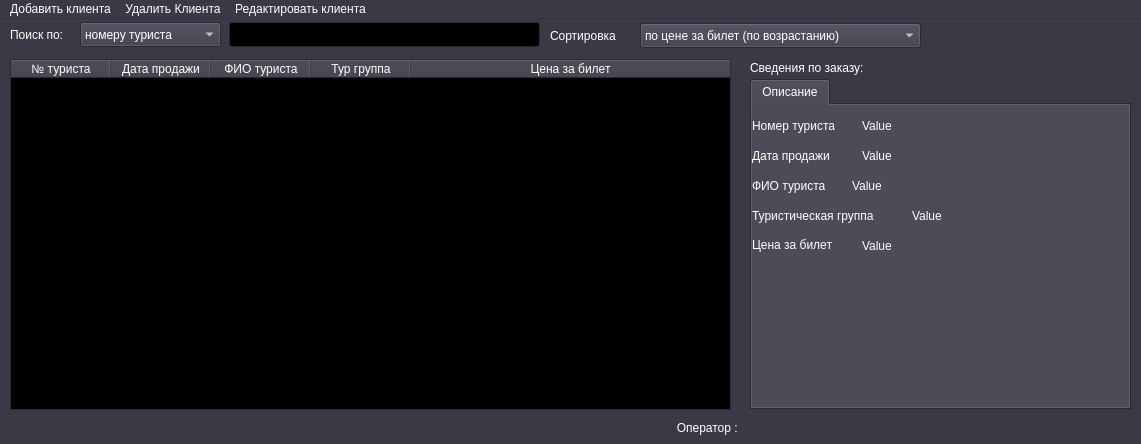
<?xml version="1.0" encoding="UTF-8"?>
<ui version="4.0">
 <class>ManagerForm</class>
 <widget class="QMainWindow" name="ManagerForm">
  <property name="geometry">
   <rect>
    <x>0</x>
    <y>0</y>
    <width>1141</width>
    <height>444</height>
   </rect>
  </property>
  <property name="palette">
   <palette>
    <active>
     <colorrole role="WindowText">
      <brush brushstyle="SolidPattern">
       <color alpha="255">
        <red>255</red>
        <green>255</green>
        <blue>255</blue>
       </color>
      </brush>
     </colorrole>
     <colorrole role="Button">
      <brush brushstyle="SolidPattern">
       <color alpha="255">
        <red>61</red>
        <green>56</green>
        <blue>70</blue>
       </color>
      </brush>
     </colorrole>
     <colorrole role="Light">
      <brush brushstyle="SolidPattern">
       <color alpha="255">
        <red>92</red>
        <green>84</green>
        <blue>105</blue>
       </color>
      </brush>
     </colorrole>
     <colorrole role="Midlight">
      <brush brushstyle="SolidPattern">
       <color alpha="255">
        <red>76</red>
        <green>70</green>
        <blue>87</blue>
       </color>
      </brush>
     </colorrole>
     <colorrole role="Dark">
      <brush brushstyle="SolidPattern">
       <color alpha="255">
        <red>31</red>
        <green>28</green>
        <blue>35</blue>
       </color>
      </brush>
     </colorrole>
     <colorrole role="Mid">
      <brush brushstyle="SolidPattern">
       <color alpha="255">
        <red>41</red>
        <green>37</green>
        <blue>47</blue>
       </color>
      </brush>
     </colorrole>
     <colorrole role="Text">
      <brush brushstyle="SolidPattern">
       <color alpha="255">
        <red>255</red>
        <green>255</green>
        <blue>255</blue>
       </color>
      </brush>
     </colorrole>
     <colorrole role="BrightText">
      <brush brushstyle="SolidPattern">
       <color alpha="255">
        <red>255</red>
        <green>255</green>
        <blue>255</blue>
       </color>
      </brush>
     </colorrole>
     <colorrole role="ButtonText">
      <brush brushstyle="SolidPattern">
       <color alpha="255">
        <red>255</red>
        <green>255</green>
        <blue>255</blue>
       </color>
      </brush>
     </colorrole>
     <colorrole role="Base">
      <brush brushstyle="SolidPattern">
       <color alpha="255">
        <red>0</red>
        <green>0</green>
        <blue>0</blue>
       </color>
      </brush>
     </colorrole>
     <colorrole role="Window">
      <brush brushstyle="SolidPattern">
       <color alpha="255">
        <red>61</red>
        <green>56</green>
        <blue>70</blue>
       </color>
      </brush>
     </colorrole>
     <colorrole role="Shadow">
      <brush brushstyle="SolidPattern">
       <color alpha="255">
        <red>0</red>
        <green>0</green>
        <blue>0</blue>
       </color>
      </brush>
     </colorrole>
     <colorrole role="AlternateBase">
      <brush brushstyle="SolidPattern">
       <color alpha="255">
        <red>30</red>
        <green>28</green>
        <blue>35</blue>
       </color>
      </brush>
     </colorrole>
     <colorrole role="ToolTipBase">
      <brush brushstyle="SolidPattern">
       <color alpha="255">
        <red>255</red>
        <green>255</green>
        <blue>220</blue>
       </color>
      </brush>
     </colorrole>
     <colorrole role="ToolTipText">
      <brush brushstyle="SolidPattern">
       <color alpha="255">
        <red>0</red>
        <green>0</green>
        <blue>0</blue>
       </color>
      </brush>
     </colorrole>
     <colorrole role="PlaceholderText">
      <brush brushstyle="SolidPattern">
       <color alpha="127">
        <red>255</red>
        <green>255</green>
        <blue>255</blue>
       </color>
      </brush>
     </colorrole>
    </active>
    <inactive>
     <colorrole role="WindowText">
      <brush brushstyle="SolidPattern">
       <color alpha="255">
        <red>255</red>
        <green>255</green>
        <blue>255</blue>
       </color>
      </brush>
     </colorrole>
     <colorrole role="Button">
      <brush brushstyle="SolidPattern">
       <color alpha="255">
        <red>61</red>
        <green>56</green>
        <blue>70</blue>
       </color>
      </brush>
     </colorrole>
     <colorrole role="Light">
      <brush brushstyle="SolidPattern">
       <color alpha="255">
        <red>92</red>
        <green>84</green>
        <blue>105</blue>
       </color>
      </brush>
     </colorrole>
     <colorrole role="Midlight">
      <brush brushstyle="SolidPattern">
       <color alpha="255">
        <red>76</red>
        <green>70</green>
        <blue>87</blue>
       </color>
      </brush>
     </colorrole>
     <colorrole role="Dark">
      <brush brushstyle="SolidPattern">
       <color alpha="255">
        <red>31</red>
        <green>28</green>
        <blue>35</blue>
       </color>
      </brush>
     </colorrole>
     <colorrole role="Mid">
      <brush brushstyle="SolidPattern">
       <color alpha="255">
        <red>41</red>
        <green>37</green>
        <blue>47</blue>
       </color>
      </brush>
     </colorrole>
     <colorrole role="Text">
      <brush brushstyle="SolidPattern">
       <color alpha="255">
        <red>255</red>
        <green>255</green>
        <blue>255</blue>
       </color>
      </brush>
     </colorrole>
     <colorrole role="BrightText">
      <brush brushstyle="SolidPattern">
       <color alpha="255">
        <red>255</red>
        <green>255</green>
        <blue>255</blue>
       </color>
      </brush>
     </colorrole>
     <colorrole role="ButtonText">
      <brush brushstyle="SolidPattern">
       <color alpha="255">
        <red>255</red>
        <green>255</green>
        <blue>255</blue>
       </color>
      </brush>
     </colorrole>
     <colorrole role="Base">
      <brush brushstyle="SolidPattern">
       <color alpha="255">
        <red>0</red>
        <green>0</green>
        <blue>0</blue>
       </color>
      </brush>
     </colorrole>
     <colorrole role="Window">
      <brush brushstyle="SolidPattern">
       <color alpha="255">
        <red>61</red>
        <green>56</green>
        <blue>70</blue>
       </color>
      </brush>
     </colorrole>
     <colorrole role="Shadow">
      <brush brushstyle="SolidPattern">
       <color alpha="255">
        <red>0</red>
        <green>0</green>
        <blue>0</blue>
       </color>
      </brush>
     </colorrole>
     <colorrole role="AlternateBase">
      <brush brushstyle="SolidPattern">
       <color alpha="255">
        <red>30</red>
        <green>28</green>
        <blue>35</blue>
       </color>
      </brush>
     </colorrole>
     <colorrole role="ToolTipBase">
      <brush brushstyle="SolidPattern">
       <color alpha="255">
        <red>255</red>
        <green>255</green>
        <blue>220</blue>
       </color>
      </brush>
     </colorrole>
     <colorrole role="ToolTipText">
      <brush brushstyle="SolidPattern">
       <color alpha="255">
        <red>0</red>
        <green>0</green>
        <blue>0</blue>
       </color>
      </brush>
     </colorrole>
     <colorrole role="PlaceholderText">
      <brush brushstyle="SolidPattern">
       <color alpha="127">
        <red>255</red>
        <green>255</green>
        <blue>255</blue>
       </color>
      </brush>
     </colorrole>
    </inactive>
    <disabled>
     <colorrole role="WindowText">
      <brush brushstyle="SolidPattern">
       <color alpha="255">
        <red>31</red>
        <green>28</green>
        <blue>35</blue>
       </color>
      </brush>
     </colorrole>
     <colorrole role="Button">
      <brush brushstyle="SolidPattern">
       <color alpha="255">
        <red>61</red>
        <green>56</green>
        <blue>70</blue>
       </color>
      </brush>
     </colorrole>
     <colorrole role="Light">
      <brush brushstyle="SolidPattern">
       <color alpha="255">
        <red>92</red>
        <green>84</green>
        <blue>105</blue>
       </color>
      </brush>
     </colorrole>
     <colorrole role="Midlight">
      <brush brushstyle="SolidPattern">
       <color alpha="255">
        <red>76</red>
        <green>70</green>
        <blue>87</blue>
       </color>
      </brush>
     </colorrole>
     <colorrole role="Dark">
      <brush brushstyle="SolidPattern">
       <color alpha="255">
        <red>31</red>
        <green>28</green>
        <blue>35</blue>
       </color>
      </brush>
     </colorrole>
     <colorrole role="Mid">
      <brush brushstyle="SolidPattern">
       <color alpha="255">
        <red>41</red>
        <green>37</green>
        <blue>47</blue>
       </color>
      </brush>
     </colorrole>
     <colorrole role="Text">
      <brush brushstyle="SolidPattern">
       <color alpha="255">
        <red>31</red>
        <green>28</green>
        <blue>35</blue>
       </color>
      </brush>
     </colorrole>
     <colorrole role="BrightText">
      <brush brushstyle="SolidPattern">
       <color alpha="255">
        <red>255</red>
        <green>255</green>
        <blue>255</blue>
       </color>
      </brush>
     </colorrole>
     <colorrole role="ButtonText">
      <brush brushstyle="SolidPattern">
       <color alpha="255">
        <red>31</red>
        <green>28</green>
        <blue>35</blue>
       </color>
      </brush>
     </colorrole>
     <colorrole role="Base">
      <brush brushstyle="SolidPattern">
       <color alpha="255">
        <red>61</red>
        <green>56</green>
        <blue>70</blue>
       </color>
      </brush>
     </colorrole>
     <colorrole role="Window">
      <brush brushstyle="SolidPattern">
       <color alpha="255">
        <red>61</red>
        <green>56</green>
        <blue>70</blue>
       </color>
      </brush>
     </colorrole>
     <colorrole role="Shadow">
      <brush brushstyle="SolidPattern">
       <color alpha="255">
        <red>0</red>
        <green>0</green>
        <blue>0</blue>
       </color>
      </brush>
     </colorrole>
     <colorrole role="AlternateBase">
      <brush brushstyle="SolidPattern">
       <color alpha="255">
        <red>61</red>
        <green>56</green>
        <blue>70</blue>
       </color>
      </brush>
     </colorrole>
     <colorrole role="ToolTipBase">
      <brush brushstyle="SolidPattern">
       <color alpha="255">
        <red>255</red>
        <green>255</green>
        <blue>220</blue>
       </color>
      </brush>
     </colorrole>
     <colorrole role="ToolTipText">
      <brush brushstyle="SolidPattern">
       <color alpha="255">
        <red>0</red>
        <green>0</green>
        <blue>0</blue>
       </color>
      </brush>
     </colorrole>
     <colorrole role="PlaceholderText">
      <brush brushstyle="SolidPattern">
       <color alpha="127">
        <red>31</red>
        <green>28</green>
        <blue>35</blue>
       </color>
      </brush>
     </colorrole>
    </disabled>
   </palette>
  </property>
  <property name="windowTitle">
   <string>ООО&quot;Туристическая фирма&quot; - Клиенты</string>
  </property>
  <widget class="QWidget" name="centralwidget">
   <widget class="QComboBox" name="CMBB_Sort">
    <property name="geometry">
     <rect>
      <x>640</x>
      <y>4</y>
      <width>281</width>
      <height>25</height>
     </rect>
    </property>
    <item>
     <property name="text">
      <string>по цене за билет (по возрастанию)</string>
     </property>
    </item>
    <item>
     <property name="text">
      <string>по цене за билет (по убыванию)</string>
     </property>
    </item>
    <item>
     <property name="text">
      <string>Без сортировки</string>
     </property>
    </item>
   </widget>
   <widget class="QLabel" name="Find">
    <property name="geometry">
     <rect>
      <x>10</x>
      <y>7</y>
      <width>65</width>
      <height>17</height>
     </rect>
    </property>
    <property name="text">
     <string>Поиск по:</string>
    </property>
   </widget>
   <widget class="QTabWidget" name="tabWidget">
    <property name="geometry">
     <rect>
      <x>750</x>
      <y>60</y>
      <width>381</width>
      <height>331</height>
     </rect>
    </property>
    <property name="currentIndex">
     <number>0</number>
    </property>
    <widget class="QWidget" name="tab">
     <attribute name="title">
      <string>Описание</string>
     </attribute>
     <widget class="QLabel" name="label_5">
      <property name="geometry">
       <rect>
        <x>0</x>
        <y>10</y>
        <width>111</width>
        <height>21</height>
       </rect>
      </property>
      <property name="text">
       <string>Номер туриста</string>
      </property>
     </widget>
     <widget class="QLabel" name="LB_IDTourist">
      <property name="geometry">
       <rect>
        <x>110</x>
        <y>10</y>
        <width>261</width>
        <height>21</height>
       </rect>
      </property>
      <property name="frameShape">
       <enum>QFrame::NoFrame</enum>
      </property>
      <property name="text">
       <string>Value</string>
      </property>
     </widget>
     <widget class="QLabel" name="label_6">
      <property name="geometry">
       <rect>
        <x>0</x>
        <y>40</y>
        <width>111</width>
        <height>21</height>
       </rect>
      </property>
      <property name="text">
       <string>Дата продажи</string>
      </property>
     </widget>
     <widget class="QLabel" name="LB_DateSale">
      <property name="geometry">
       <rect>
        <x>110</x>
        <y>40</y>
        <width>261</width>
        <height>21</height>
       </rect>
      </property>
      <property name="text">
       <string>Value</string>
      </property>
     </widget>
     <widget class="QLabel" name="label_9">
      <property name="geometry">
       <rect>
        <x>0</x>
        <y>70</y>
        <width>101</width>
        <height>21</height>
       </rect>
      </property>
      <property name="text">
       <string>ФИО туриста</string>
      </property>
     </widget>
     <widget class="QLabel" name="LB_FIOTourist">
      <property name="geometry">
       <rect>
        <x>100</x>
        <y>70</y>
        <width>271</width>
        <height>21</height>
       </rect>
      </property>
      <property name="text">
       <string>Value</string>
      </property>
     </widget>
     <widget class="QLabel" name="label_15">
      <property name="geometry">
       <rect>
        <x>0</x>
        <y>100</y>
        <width>161</width>
        <height>21</height>
       </rect>
      </property>
      <property name="text">
       <string>Туристическая группа</string>
      </property>
     </widget>
     <widget class="QLabel" name="LB_TourGroup">
      <property name="geometry">
       <rect>
        <x>160</x>
        <y>100</y>
        <width>211</width>
        <height>21</height>
       </rect>
      </property>
      <property name="text">
       <string>Value</string>
      </property>
     </widget>
     <widget class="QLabel" name="label_4">
      <property name="geometry">
       <rect>
        <x>0</x>
        <y>130</y>
        <width>101</width>
        <height>20</height>
       </rect>
      </property>
      <property name="text">
       <string>Цена за билет</string>
      </property>
     </widget>
     <widget class="QLabel" name="LB_CostOfTicket">
      <property name="geometry">
       <rect>
        <x>110</x>
        <y>130</y>
        <width>261</width>
        <height>21</height>
       </rect>
      </property>
      <property name="text">
       <string>Value</string>
      </property>
     </widget>
    </widget>
   </widget>
   <widget class="QTableWidget" name="TW_ClientTable">
    <property name="geometry">
     <rect>
      <x>10</x>
      <y>40</y>
      <width>721</width>
      <height>351</height>
     </rect>
    </property>
    <property name="frameShape">
     <enum>QFrame::StyledPanel</enum>
    </property>
    <property name="frameShadow">
     <enum>QFrame::Sunken</enum>
    </property>
    <property name="editTriggers">
     <set>QAbstractItemView::NoEditTriggers</set>
    </property>
    <property name="selectionMode">
     <enum>QAbstractItemView::SingleSelection</enum>
    </property>
    <property name="selectionBehavior">
     <enum>QAbstractItemView::SelectRows</enum>
    </property>
    <attribute name="horizontalHeaderVisible">
     <bool>true</bool>
    </attribute>
    <attribute name="horizontalHeaderCascadingSectionResizes">
     <bool>false</bool>
    </attribute>
    <attribute name="horizontalHeaderHighlightSections">
     <bool>true</bool>
    </attribute>
    <attribute name="horizontalHeaderStretchLastSection">
     <bool>true</bool>
    </attribute>
    <attribute name="verticalHeaderVisible">
     <bool>false</bool>
    </attribute>
    <attribute name="verticalHeaderShowSortIndicator" stdset="0">
     <bool>false</bool>
    </attribute>
    <column>
     <property name="text">
      <string>№ туриста</string>
     </property>
    </column>
    <column>
     <property name="text">
      <string>Дата продажи</string>
     </property>
    </column>
    <column>
     <property name="text">
      <string>ФИО туриста</string>
     </property>
    </column>
    <column>
     <property name="text">
      <string>Тур группа</string>
     </property>
    </column>
    <column>
     <property name="text">
      <string>Цена за билет</string>
     </property>
    </column>
   </widget>
   <widget class="QLineEdit" name="TB_Search">
    <property name="geometry">
     <rect>
      <x>229</x>
      <y>3</y>
      <width>311</width>
      <height>25</height>
     </rect>
    </property>
   </widget>
   <widget class="QLabel" name="label_2">
    <property name="geometry">
     <rect>
      <x>550</x>
      <y>7</y>
      <width>91</width>
      <height>20</height>
     </rect>
    </property>
    <property name="text">
     <string>Сортировка</string>
    </property>
   </widget>
   <widget class="QLabel" name="label">
    <property name="geometry">
     <rect>
      <x>750</x>
      <y>40</y>
      <width>171</width>
      <height>17</height>
     </rect>
    </property>
    <property name="text">
     <string>Сведения по заказу:</string>
    </property>
   </widget>
   <widget class="QComboBox" name="CMBB_Search">
    <property name="geometry">
     <rect>
      <x>80</x>
      <y>3</y>
      <width>141</width>
      <height>25</height>
     </rect>
    </property>
    <item>
     <property name="text">
      <string>номеру туриста</string>
     </property>
    </item>
    <item>
     <property name="text">
      <string>туристической группе</string>
     </property>
    </item>
   </widget>
   <widget class="QLabel" name="LB_CurrentOperator">
    <property name="geometry">
     <rect>
      <x>10</x>
      <y>400</y>
      <width>731</width>
      <height>17</height>
     </rect>
    </property>
    <property name="text">
     <string>Оператор : </string>
    </property>
    <property name="alignment">
     <set>Qt::AlignRight|Qt::AlignTrailing|Qt::AlignVCenter</set>
    </property>
   </widget>
  </widget>
  <widget class="QMenuBar" name="menubar">
   <property name="geometry">
    <rect>
     <x>0</x>
     <y>0</y>
     <width>1141</width>
     <height>22</height>
    </rect>
   </property>
   <widget class="QMenu" name="menu_AddClient">
    <property name="title">
     <string>Добавить клиента</string>
    </property>
   </widget>
   <widget class="QMenu" name="menu_DelClient">
    <property name="title">
     <string>Удалить Клиента</string>
    </property>
   </widget>
   <widget class="QMenu" name="menu_Upd">
    <property name="title">
     <string>Редактировать клиента</string>
    </property>
   </widget>
   <addaction name="menu_AddClient"/>
   <addaction name="menu_DelClient"/>
   <addaction name="menu_Upd"/>
  </widget>
 </widget>
 <resources/>
 <connections/>
</ui>
